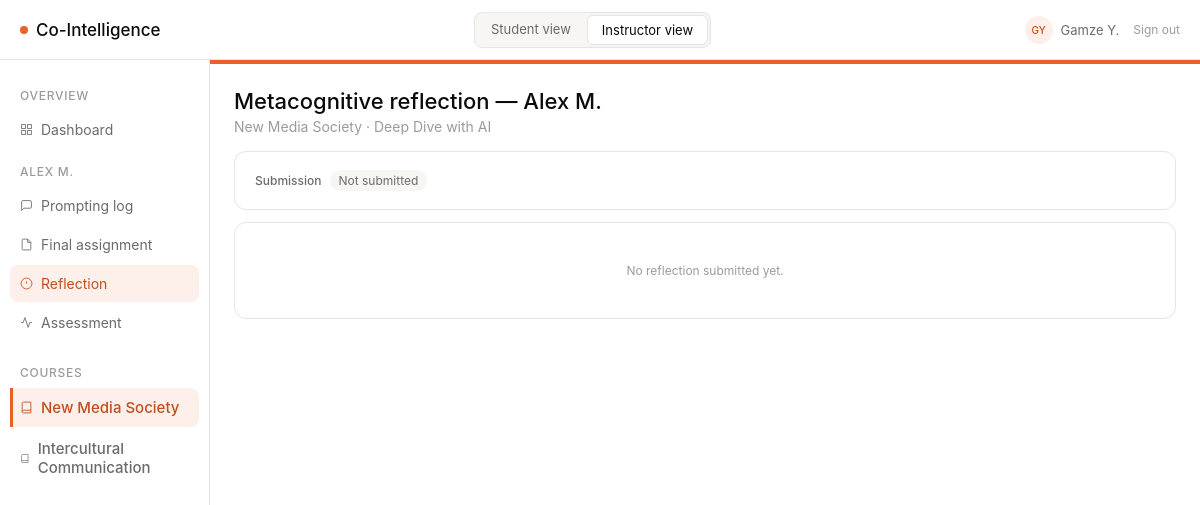
The app's page /instructor/student/1/reflection (signed in), older data.
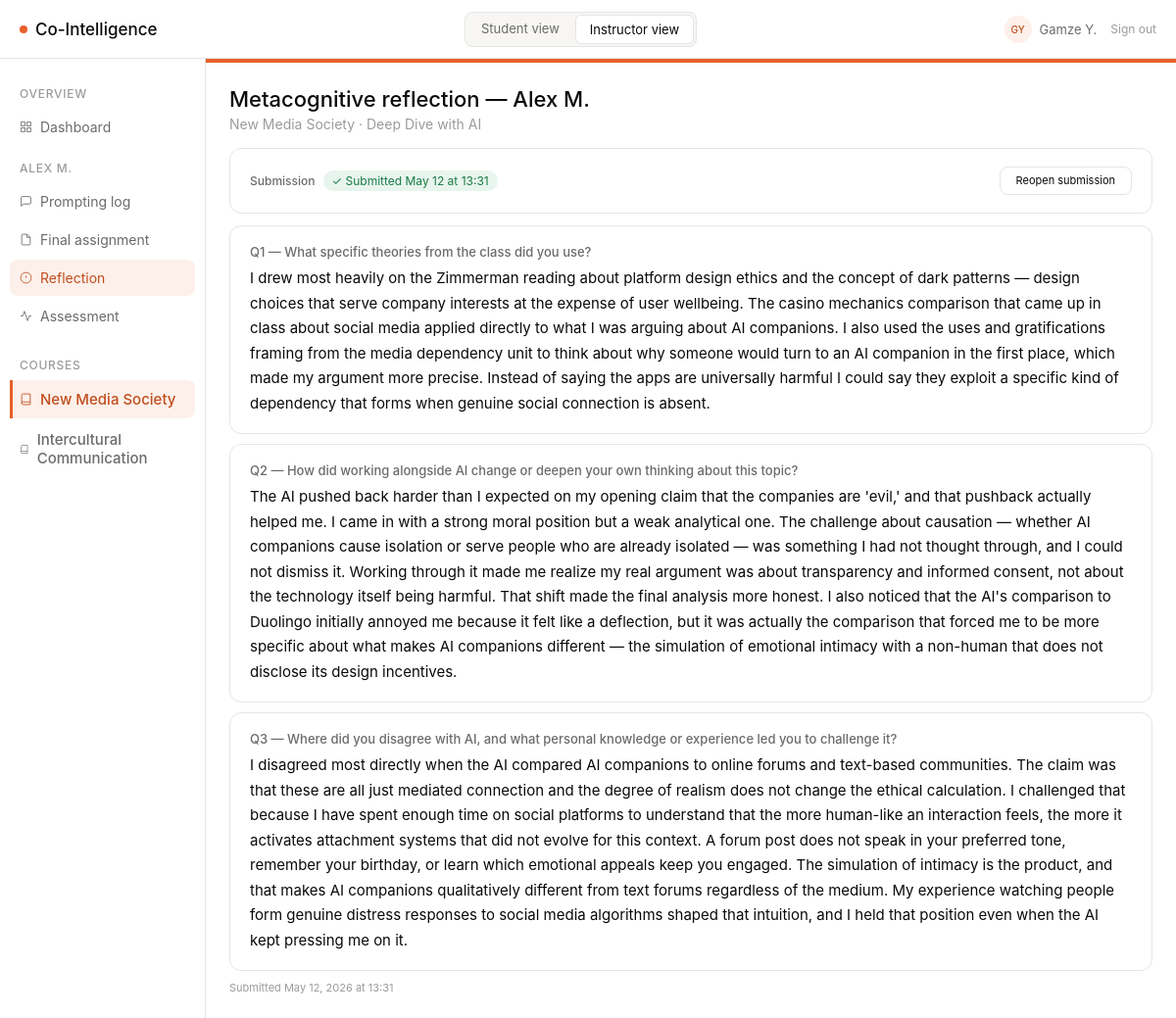
The same page, newer data.
### models/models.py (models this page shows, shortened)
class Reflection(db.Model):
    __tablename__ = "reflections"
    id = db.Column(db.Integer, primary_key=True)
    student_id = db.Column(db.Integer, db.ForeignKey("students.id"), nullable=False)
    assignment_id = db.Column(db.Integer, db.ForeignKey("assignments.id"), nullable=False)
    question_1 = db.Column(db.Text, nullable=False)
    question_2 = db.Column(db.Text, nullable=False)
    question_3 = db.Column(db.Text, nullable=False)
    submitted_at = db.Column(db.DateTime, default=datetime.utcnow)
    is_submitted = db.Column(db.Boolean, nullable=False, default=False)
    is_reopened = db.Column(db.Boolean, nullable=False, default=False)
    reopened_at = db.Column(db.DateTime, nullable=True)
    resubmitted_at = db.Column(db.DateTime, nullable=True)
    student = db.relationship("Student", back_populates="reflections")
    assignment = db.relationship("Assignment", back_populates="reflections")

class ReflectionConfig(db.Model):
    __tablename__ = "reflection_configs"
    id = db.Column(db.Integer, primary_key=True)
    assignment_id = db.Column(db.Integer, db.ForeignKey("assignments.id"), nullable=False, unique=True)
    question_1 = db.Column(db.Text, nullable=False)
    question_2 = db.Column(db.Text, nullable=False)
    question_3 = db.Column(db.Text, nullable=False)
    hint_1 = db.Column(db.Text, nullable=True)
    hint_2 = db.Column(db.Text, nullable=True)
    hint_3 = db.Column(db.Text, nullable=True)
    updated_at = db.Column(db.DateTime, default=datetime.utcnow)
    assignment = db.relationship("Assignment")

### routes/instructor_routes.py (the view)
@instructor_bp.route("/student/<int:student_id>/reflection")
def reflection(student_id):
    student = Student.query.get_or_404(student_id)
    course, assignment = _get_base_for_student(student)
    reflection = Reflection.query.filter_by(
        student_id=student_id, assignment_id=assignment.id
    ).first()
    questions = _get_reflection_config(assignment.id)
    grade = Grade.query.filter_by(student_id=student_id, assignment_id=assignment.id).first()
    return render_template(
        "instructor/reflection.html",
        course=course,
        assignment=assignment,
        student=student,
        reflection=reflection,
        questions=questions,
        grade=grade,
    )

### routes/instructor_routes.py (called while the page is built)
@instructor_bp.before_request
def require_instructor_role():
    if not current_user.is_authenticated:
        return redirect(url_for("login"))
    if current_user.role not in ("instructor", "dev"):
        return redirect(url_for("student.prompting"))

def _get_base_for_student(student):
    course = Course.query.get(student.course_id)
    assignment = Assignment.query.filter_by(course_id=course.id).first()
    return course, assignment

def _get_reflection_config(assignment_id):
    cfg = ReflectionConfig.query.filter_by(assignment_id=assignment_id).first()
    if cfg:
        return {
            "question_1": cfg.question_1,
            "question_2": cfg.question_2,
            "question_3": cfg.question_3,
            "hint_1": cfg.hint_1 or "",
            "hint_2": cfg.hint_2 or "",
            "hint_3": cfg.hint_3 or "",
        }
    return {k: (v or "") for k, v in DEFAULT_REFLECTION_QUESTIONS.items()}

### templates/instructor/reflection.html (shortened to what this page needs)
{% extends "base.html" %}
{% block sidebar %}{% include "instructor/_student_sidebar.html" %}{% endblock %}
{% block content %}
<div style="margin-bottom:16px;">
  <h1 class="page-title">Metacognitive reflection &mdash; {{ student.name }}</h1>
  <div class="page-sub">{{ course.name }} &middot; {{ assignment.title }}</div>
</div>
<div class="card" style="margin-bottom:12px;">
  <div style="display:flex;align-items:center;justify-content:space-between;flex-wrap:wrap;gap:8px;">
    <div style="display:flex;align-items:center;gap:8px;">
      <span style="font-size:12px;font-weight:500;color:var(--text-secondary);">Submission</span>
      {% if reflection %}
        {% if reflection.is_reopened %}
          <span class="pill" style="background:#fef3e2;color:#92580a;">Reopened</span>
        {% elif reflection.is_submitted %}
          <span class="pill" style="background:#e8f5ee;color:#1a7a45;">&#10003; Submitted {{ reflection.submitted_at.strftime('%b %d at %H:%M') }}</span>
        {% else %}
          <span class="pill" style="background:var(--bg-surface);color:var(--text-secondary);">Not submitted</span>
        {% endif %}
      {% else %}
        <span class="pill" style="background:var(--bg-surface);color:var(--text-secondary);">Not submitted</span>
      {% endif %}
    </div>
    {% if reflection and reflection.is_submitted and not reflection.is_reopened %}
    <button class="btn" style="font-size:11px;" onclick="reopenReflection()">Reopen submission</button>
    {% endif %}
  </div>
</div>
{% if reflection %}
<div class="card q-card">
  <div class="q-label">Q1 — {{ questions['question_1'] }}</div>
  <div class="q-answer">{{ reflection.question_1 }}</div>
</div>
<div class="card q-card">
  <div class="q-label">Q2 — {{ questions['question_2'] }}</div>
  <div class="q-answer">{{ reflection.question_2 }}</div>
</div>
<div class="card q-card">
  <div class="q-label">Q3 — {{ questions['question_3'] }}</div>
  <div class="q-answer">{{ reflection.question_3 }}</div>
</div>
<div style="font-size:11px;color:var(--text-tertiary);margin-top:8px;">
  Submitted {{ reflection.submitted_at.strftime('%b %d, %Y at %H:%M') }}
</div>
{% else %}
<div class="card" style="text-align:center;padding:40px 0;color:var(--text-tertiary);font-size:12px;">
  No reflection submitted yet.
</div>
{% endif %}
{% endblock %}

Row changes from the older to the newer data that the page shows:
added Reflection: submitted_at "May 12 at 13:31", question_1 "I drew most heavily on the Zimmerman reading about platform design ethics and the concept of dark patterns — design choices that serve company interests at the expense of user wellbeing. The casino mechanics comparison that came up in class about social media applied directly to what I was arguing about AI companions. I also used the uses and gratifications framing from the media dependency unit to think about why someone would turn to an AI companion in the first place, which made my argument more precise. Instead of saying the apps are universally harmful I could say they exploit a specific kind of dependency that forms when genuine social connection is absent.", question_2 "The AI pushed back harder than I expected on my opening claim that the companies are 'evil,' and that pushback actually helped me. I came in with a strong moral position but a weak analytical one. The challenge about causation — whether AI companions cause isolation or serve people who are already isolated — was something I had not thought through, and I could not dismiss it. Working through it made me realize my real argument was about transparency and informed consent, not about the technology itself being harmful. That shift made the final analysis more honest. I also noticed that the AI's comparison to Duolingo initially annoyed me because it felt like a deflection, but it was actually…", question_3 "I disagreed most directly when the AI compared AI companions to online forums and text-based communities. The claim was that these are all just mediated connection and the degree of realism does not change the ethical calculation. I challenged that because I have spent enough time on social platforms to understand that the more human-like an interaction feels, the more it activates attachment systems that did not evolve for this context. A forum post does not speak in your preferred tone, remember your birthday, or learn which emotional appeals keep you engaged. The simulation of intimacy is the product, and that makes AI companions qualitatively different from text forums regardless of the…", submitted_at "May 12, 2026 at 13:31"
now on this page (row edited): ReflectionConfig: question_1 "What specific theories from the class did you use?", question_2 "How did working alongside AI change or deepen your own thinking about this topic?", question_3 "Where did you disagree with AI, and what personal knowledge or experience led you to challenge it?"
Text that changed along with them:
text no longer shown: "Not submitted No reflection submitted yet."
text now shown: "✓ Submitted Reopen submission Q1 — Q2 — Q3 — Submitted"
